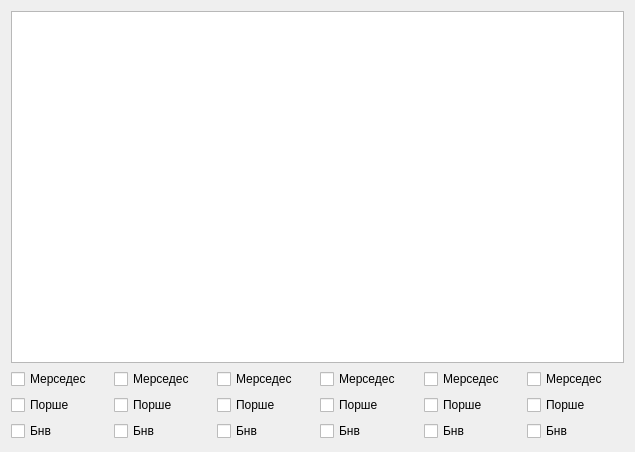
<?xml version="1.0" encoding="UTF-8"?>
<ui version="4.0">
 <class>Dialog</class>
 <widget class="QDialog" name="Dialog">
  <property name="geometry">
   <rect>
    <x>0</x>
    <y>0</y>
    <width>635</width>
    <height>452</height>
   </rect>
  </property>
  <property name="windowTitle">
   <string>Cars</string>
  </property>
  <layout class="QGridLayout" name="gridLayout">
   <item row="0" column="0" colspan="6">
    <widget class="PlotWidget" name="graphicsView"/>
   </item>
   <item row="1" column="0">
    <widget class="QCheckBox" name="checkBox">
     <property name="text">
      <string>Мерседес</string>
     </property>
    </widget>
   </item>
   <item row="1" column="1">
    <widget class="QCheckBox" name="checkBox_15">
     <property name="text">
      <string>Мерседес</string>
     </property>
    </widget>
   </item>
   <item row="1" column="2">
    <widget class="QCheckBox" name="checkBox_18">
     <property name="text">
      <string>Мерседес</string>
     </property>
    </widget>
   </item>
   <item row="1" column="3">
    <widget class="QCheckBox" name="checkBox_6">
     <property name="text">
      <string>Мерседес</string>
     </property>
    </widget>
   </item>
   <item row="1" column="4">
    <widget class="QCheckBox" name="checkBox_9">
     <property name="text">
      <string>Мерседес</string>
     </property>
    </widget>
   </item>
   <item row="1" column="5">
    <widget class="QCheckBox" name="checkBox_12">
     <property name="text">
      <string>Мерседес</string>
     </property>
    </widget>
   </item>
   <item row="2" column="0">
    <widget class="QCheckBox" name="checkBox_2">
     <property name="text">
      <string>Порше</string>
     </property>
    </widget>
   </item>
   <item row="2" column="1">
    <widget class="QCheckBox" name="checkBox_14">
     <property name="text">
      <string>Порше</string>
     </property>
    </widget>
   </item>
   <item row="2" column="2">
    <widget class="QCheckBox" name="checkBox_17">
     <property name="text">
      <string>Порше</string>
     </property>
    </widget>
   </item>
   <item row="2" column="3">
    <widget class="QCheckBox" name="checkBox_5">
     <property name="text">
      <string>Порше</string>
     </property>
    </widget>
   </item>
   <item row="2" column="4">
    <widget class="QCheckBox" name="checkBox_8">
     <property name="text">
      <string>Порше</string>
     </property>
    </widget>
   </item>
   <item row="2" column="5">
    <widget class="QCheckBox" name="checkBox_11">
     <property name="text">
      <string>Порше</string>
     </property>
    </widget>
   </item>
   <item row="3" column="0">
    <widget class="QCheckBox" name="checkBox_3">
     <property name="text">
      <string>Бнв</string>
     </property>
    </widget>
   </item>
   <item row="3" column="1">
    <widget class="QCheckBox" name="checkBox_13">
     <property name="text">
      <string>Бнв</string>
     </property>
    </widget>
   </item>
   <item row="3" column="2">
    <widget class="QCheckBox" name="checkBox_16">
     <property name="text">
      <string>Бнв</string>
     </property>
    </widget>
   </item>
   <item row="3" column="3">
    <widget class="QCheckBox" name="checkBox_4">
     <property name="text">
      <string>Бнв</string>
     </property>
    </widget>
   </item>
   <item row="3" column="4">
    <widget class="QCheckBox" name="checkBox_7">
     <property name="text">
      <string>Бнв</string>
     </property>
    </widget>
   </item>
   <item row="3" column="5">
    <widget class="QCheckBox" name="checkBox_10">
     <property name="text">
      <string>Бнв</string>
     </property>
    </widget>
   </item>
  </layout>
 </widget>
 <customwidgets>
  <customwidget>
   <class>PlotWidget</class>
   <extends>QGraphicsView</extends>
   <header>pyqtgraph.h</header>
  </customwidget>
 </customwidgets>
 <resources/>
 <connections/>
</ui>
